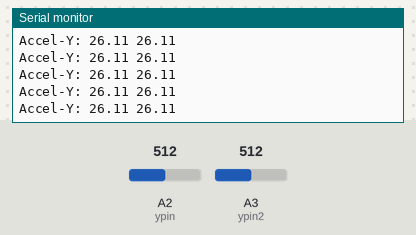
Simulated run of this sketch. Board: Arduino Uno, built with avr-gcc and run on an emulated ATmega328P. On the bench: the last lines printed to the serial monitor. Inputs (shaded band) come from the test bench; at power-on: A2 (ypin) = 512, A3 (ypin2) = 512.

Above: at 1.2 s.
1.3 s: A2 (ypin) set to 716
At 1.32 s:
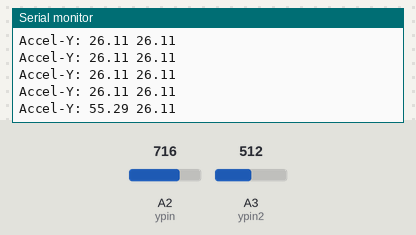
2.8 s: A3 (ypin2) set to 716
At 2.84 s:
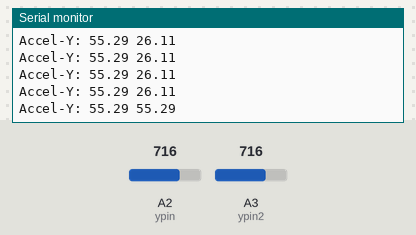
4.3 s: A2 (ypin) set to 900
At 4.36 s:
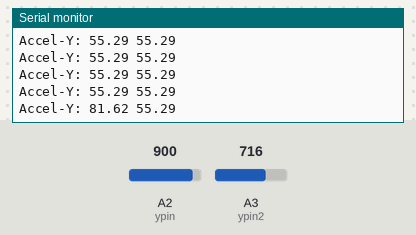
7.3 s: A3 (ypin2) set to 900
At 7.39 s:
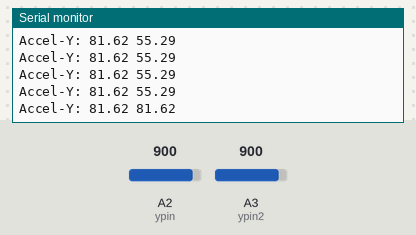
Timing chart, 0 to 9.8 s (numbered marks = the images above; inputs shaded):
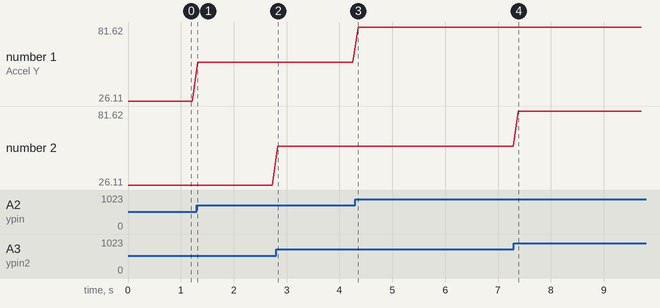

Measured:
- after the input at 1.3 s, the serial monitor: prints a new line at once (image 1)
- after the input at 2.8 s, the serial monitor: prints a new line at once (image 2)
- after the input at 4.3 s, the serial monitor: prints a new line after 0.05 s (image 3)
- after the input at 7.3 s, the serial monitor: prints a new line after 0.09 s (image 4)
- plotted number 1: 26.11 → 55.29 after the input at 1.3 s, 55.29 → 81.62 after the input at 4.3 s

The sketch:

accel_sample2.ino
```cpp
//const int xpin = 0;                  // x-axis of the accelerometer
const int ypin = 2;// y-axis
const int ypin2 = 3;
//const int zpin = 4;                  // z-axis
void setup()
{
 // initialize the serial communications:
 Serial.begin(9600);
}
void loop()
{
 //int x = analogRead(xpin);  //read from xpin

 int y = analogRead(ypin);  //read from ypin
 int y2 = analogRead(ypin2);

 //int z = analogRead(zpin);  //read from zpin

float zero_G = 512.0; //ADC is 0~1023  the zero g output equal to Vs/2
                      //ADXL335 power supply by Vs 3.3V
float scale = 102.3;  //ADXL335330 Sensitivity is 330mv/g
                       //330 * 1024/3.3/1000
float accelY1 = ((float)y - 329.5)/68.5*9.8;
float accelY2 = ((float)y2 - 329.5)/68.5*9.8;

Serial.print("Accel-Y: ");
Serial.print(accelY1);  //print y value on serial monitor
Serial.print(" ");
Serial.print(accelY2);
Serial.print("\n");
delay(100);
}
```
